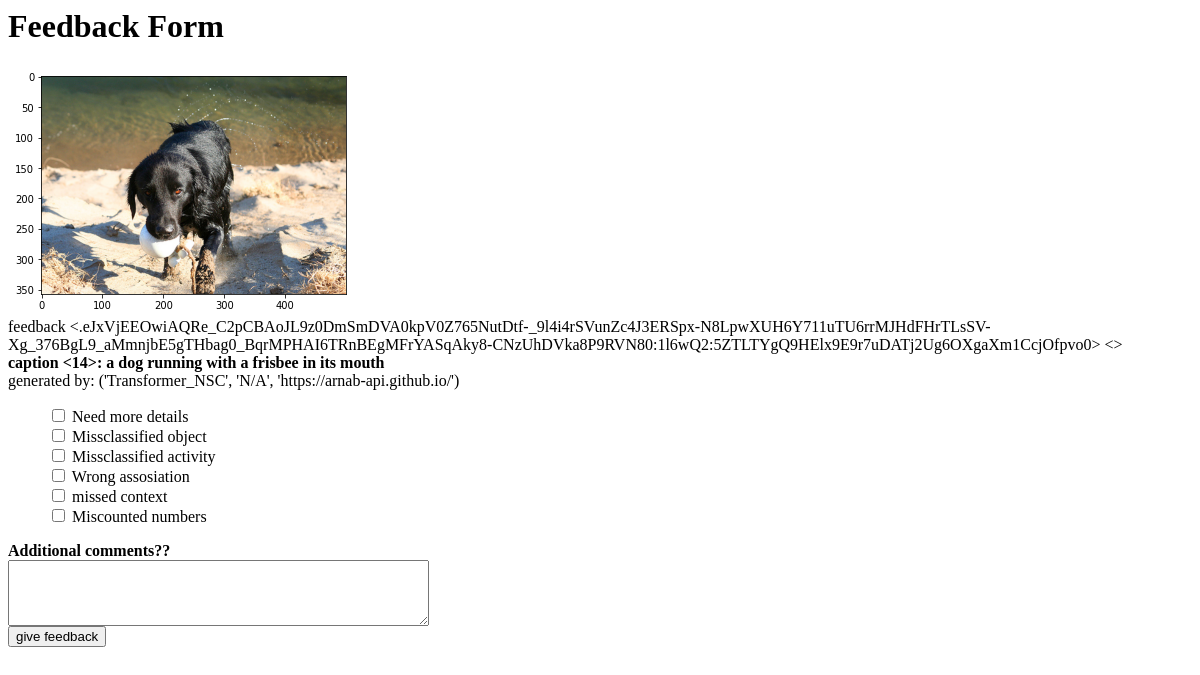
Page /caption/feedback (signed in) on the earlier database version.
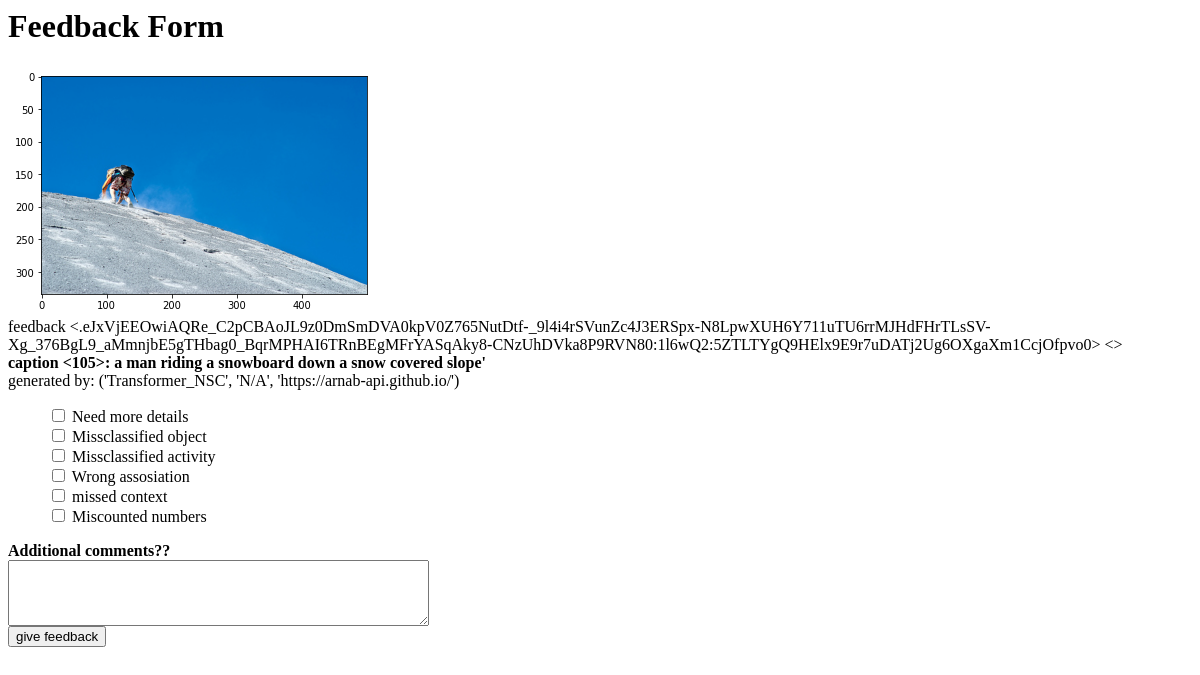
Same page on the later database version.
### caption_site/models.py (models this page shows, shortened)
class Image(models.Model):
    objects = ImagesManager()
    human_annotation = models.TextField()
    image = models.ImageField(upload_to='images/caption_site')

class Caption(models.Model):
    objects = CaptionsManager()
    image = models.ForeignKey(Image, on_delete=models.CASCADE)
    caption_model = models.ForeignKey(CaptionModel, on_delete=models.CASCADE)
    caption_text = models.TextField()

class CaptionModel(models.Model):
    model_name = models.CharField(max_length=200)
    description = models.TextField(default="N/A")
    url = models.URLField(default="https://arnab-api.github.io/")
    def __str__(self):
        return str((self.model_name, self.description, self.url))

class PresetOpinionOption(models.Model):
    opinion = models.CharField(max_length=200)

### caption_site/views.py (the view)
# urls.py: path('feedback', views.getFeedbackForm, name="feedback"),
def getFeedbackForm(request):
    if not request.session.session_key:
        return render(request, "caption_site/index.html")
    caption = Caption.objects.random()
    image = Image.objects.get(pk=caption.image_id)
    caption_model = CaptionModel.objects.get(pk=caption.caption_model_id)
    preset_opinions = PresetOpinionOption.objects.all()
    return render(request, 'caption_site/caption_feedback.html', {
        'caption'           : caption,
        'image'             : image,
        'caption_model'     : caption_model,
        'preset_opinions'   : preset_opinions
    })

### caption_site/models.py (called while the page is built)
    def random(self):
        count = self.aggregate(count=Count('id'))['count']
        random_index = random.randint(0, count - 1)
        return self.all()[random_index]

### caption_site/templates/caption_site/caption_feedback.html (shortened to what this page needs)
<h1>
    Feedback Form
</h1>
<body>
    <img src="{{image.image.url}}" alt="connect" style="max-height:400px">
    <br>
    feedback &lt{{request.session.session_key}}&gt &lt{{request.session.feedback_count}}&gt
    <br>
    <b>caption &lt{{caption.id}}&gt: {{caption.caption_text}}</b>
    <br>
    generated by: {{caption_model}}
    <form action = "{% url "caption:processfeedback"%}" method="post" enctype="multipart/form-data" id="feedback_form">
        <ul>
            {% for opinion in preset_opinions %}
                <input type="checkbox" id="opinion_{{opinion.id}}" name="opinion_{{opinion.id}}" value="opinion_{{opinion.id}}">
                <label for="opinion_{{opinion.id}}"> {{opinion.opinion}} </label><br>
            {% endfor %}
        </ul>
        <b>Additional comments??</b>
        <br>
        <textarea name="comments" id="comments" value="comments"  rows="4" cols="50"></textarea>
        <br>
        <button type="submit">give feedback</button>
    </form>
</body>

Differences in the rows shown:
removed Image: image (picture)
removed Caption: id "14", caption_text "a dog running with a frisbee in its mouth"
added Image: image (picture)
added Caption: id "105", caption_text "a man riding a snowboard down a snow covered slope'"
